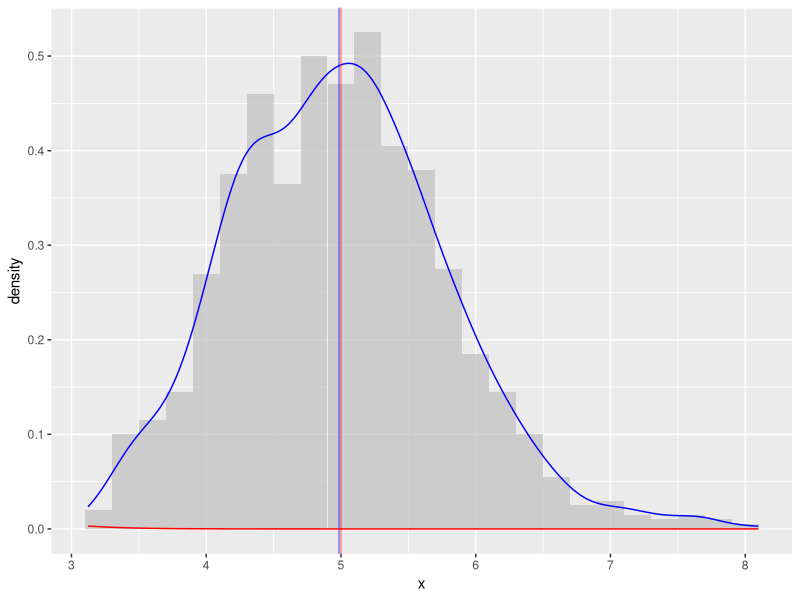

Generate this figure with R:
## ---- chunk 1
options(scipen = 1, digits = 2)
## ---- chunk 2
nosim <- 1000
n <- 40
lambda <- 0.2
sim <- apply(matrix(rexp(n * nosim, rate = lambda), nosim), 1, mean)
## ---- chunk 3
library(ggplot2)
df <- data.frame(x = sim)

ggplot(df, aes(x = x)) +
    geom_histogram(aes(y = ..density..), fill = "grey", alpha = 0.7, binwidth = 0.2) + 
    geom_density(colour = "blue") +
    geom_vline(xintercept = mean(sim), alpha = 0.5, colour = "blue") +
    stat_function(fun = dnorm, colour = "red", arg = list(mean = 5, sd = 1/lambda/sqrt(n))) +
    geom_vline(xintercept = 1 / lambda, alpha = 0.5, colour = "red")
